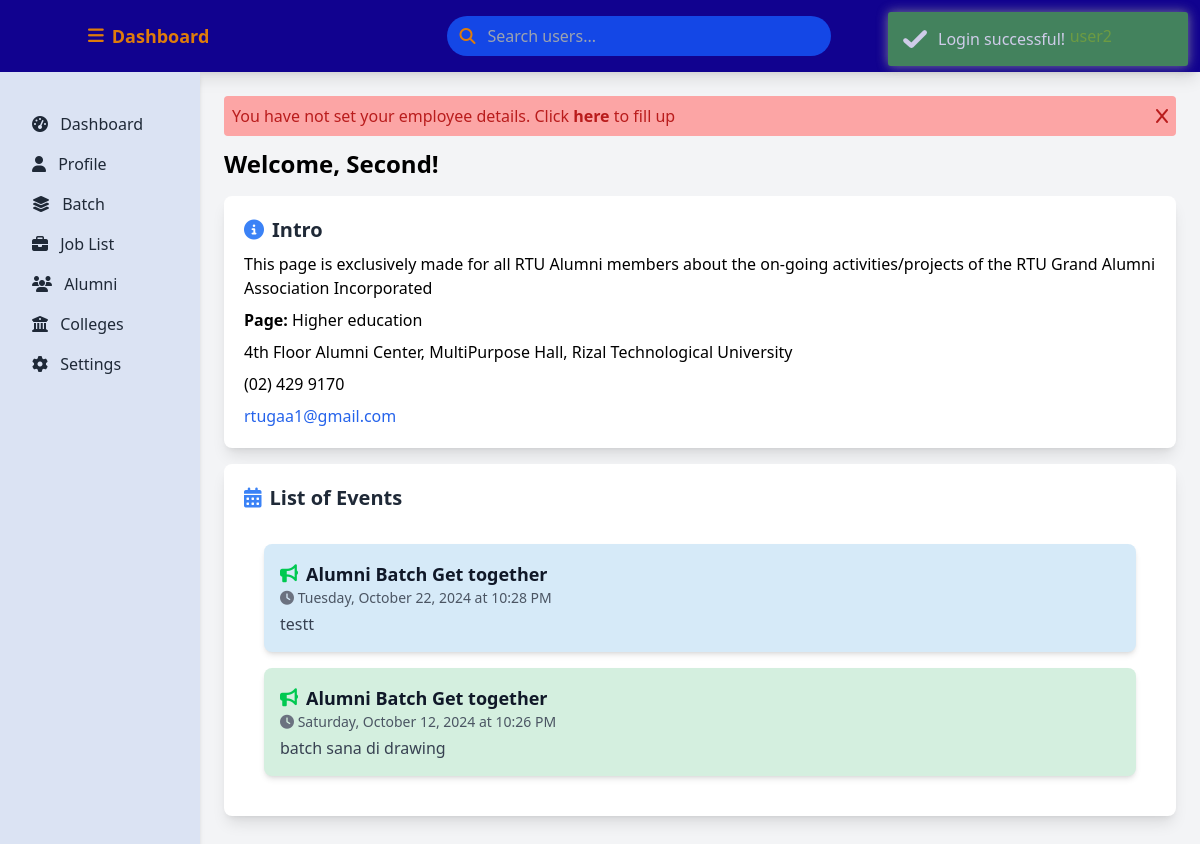
The page /pages/dashboard/dashboard.php (signed in) on the database its author committed.
### tables this page shows
CREATE TABLE `nx_events` (
  `eventID` int(11) NOT NULL,
  `event_name` varchar(100) NOT NULL,
  `description` text DEFAULT NULL,
  `event_date` datetime DEFAULT NULL,
  `created_by` int(11) NOT NULL,
  `created_at` timestamp NOT NULL DEFAULT current_timestamp(),
  `updated_at` timestamp NOT NULL DEFAULT current_timestamp() ON UPDATE current_timestamp()
);

### pages/dashboard/dashboard.php (the view, shortened to what this page needs)
<?php
require_once '../../backend/db_connect.php';
$user = $_SESSION['user'];
$userId = $user['id'];
$sql = "SELECT * FROM nx_employees WHERE pID = $userId";
$result = $conn->query($sql);
$holding = "";
if ($result->num_rows === 0) {
    $holding = '
    <div class="mb-3 p-2 w-full flex justify-between items-center bg-red-300 text-red-700 rounded">
        <p>You have not set your employee details. Click <a href="../dashboard/settings.php" class="font-bold cursor-pointer">here</a> to fill up</p>
        <i class="fa-solid fa-x cursor-pointer" onclick="this.parentElement.style.display=\'none\'"></i>
    </div>';
}
$sql_events = "SELECT * FROM nx_events ORDER BY event_date DESC";
$events_result = $conn->query($sql_events);
$events = [];
if ($events_result->num_rows > 0) {
    while ($row = $events_result->fetch_assoc()) {
        $events[] = $row;
    }
}
?>
<!DOCTYPE html>
<html lang="en">
<head>
    <?php include_once '../header_cdn.php'; ?>
</head>
<body class="bg-gray-100">
    <?php include '../header.php'; ?>
    <div class="flex h-screen">
        <?php include '../sidebar.php'; ?>
        <div class="flex-1 p-4 md:p-6 overflow-y-auto">
            <?= $holding ?>
            <h1 class="text-2xl font-bold mb-4">Welcome, <?php echo htmlspecialchars($user['fname']); ?>!</h1>
            <div class="mt-4 bg-white shadow-lg rounded-lg p-5">
                <h2 class="text-xl font-semibold text-gray-800 flex items-center gap-2">
                    <i class="fas fa-info-circle text-blue-500"></i> Intro
                </h2>
                <p class="mt-2">
                    This page is exclusively made for all RTU Alumni members about the on-going activities/projects
                    of the RTU Grand Alumni Association Incorporated
                </p>
                <p class="mt-2">
                    <strong>Page:</strong> Higher education
                </p>
                <p class="mt-2">
                    4th Floor Alumni Center, MultiPurpose Hall, Rizal Technological University
                </p>
                <p class="mt-2">
                    (02) 429 9170
                </p>
                <p class="mt-2">
                    <a href="mailto:rtugaa1@gmail.com" class="text-blue-600 hover:underline">rtugaa1@gmail.com</a>
                </p>
            </div>
            <link rel="stylesheet" href="https://cdnjs.cloudflare.com/ajax/libs/font-awesome/6.4.2/css/all.min.css">
            <div class="mt-4 bg-white shadow-lg rounded-lg p-5">
                <h2 class="text-xl font-semibold text-gray-800 flex items-center gap-2">
                    <i class="fas fa-calendar-alt text-blue-500"></i> List of Events
                </h2>
                <div class="mt-3 p-5">
                    <?php if (count($events) > 0): ?>
                        <ul class="space-y-4">
                            <?php
                            $pastelColors = ['bg-pastel-blue', 'bg-pastel-green', 'bg-pastel-yellow', 'bg-pastel-pink', 'bg-pastel-purple'];
                            $colorIndex = 0;
                            ?>
                            <?php foreach ($events as $event):
                                $date = new DateTime($event['event_date']);
                                $formattedDate = $date->format('l, F j, Y \a\t g:i A');
                                $currentColor = $pastelColors[$colorIndex % count($pastelColors)];
                                $colorIndex++;
                            ?>
                                <li class="p-4 rounded-lg shadow-md hover:shadow-lg transition <?php echo $currentColor; ?>">
                                    <div class="flex justify-between items-start">
                                        <div>
                                            <h3 class="text-lg font-bold text-gray-900 flex items-center gap-2">
                                                <i class="fas fa-bullhorn text-green-500 blinking"></i>
                                                <?php echo htmlspecialchars($event['event_name']); ?>
                                            </h3>
                                            <p class="text-sm text-gray-600">
                                                <i class="fas fa-clock text-gray-500"></i>
                                                <?php echo htmlspecialchars($formattedDate); ?>
                                            </p>
                                            <p class="text-gray-700 mt-1"><?php echo htmlspecialchars($event['description']); ?></p>
                                        </div>
                                    </div>
                                </li>
                            <?php endforeach; ?>
                        </ul>
                    <?php else: ?>
                        <p class="text-gray-500 text-center py-4">No events found.</p>
                    <?php endif; ?>
                </div>
            </div>
        </div>
    </div>
    <link rel="stylesheet" href="https://cdnjs.cloudflare.com/ajax/libs/sweetalert/1.1.3/sweetalert.min.css">
</body>
</html>

### pages/dashboard/dashboard.php (style rules this page uses)
.bg-pastel-blue { background-color: #D6EAF8; }
.bg-pastel-green { background-color: #D4EFDF; }
.blinking { animation: blink 1s infinite alternate; }

### rows shown on the page
nx_events: event_name "Alumni Batch Get together", event_date "Tuesday, October 22, 2024 at 10:28 PM", description "testt"
nx_events: event_name "Alumni Batch Get together", event_date "Saturday, October 12, 2024 at 10:26 PM", description "batch sana di drawing"

### other values the page prints
$user['fname'] "Second"
